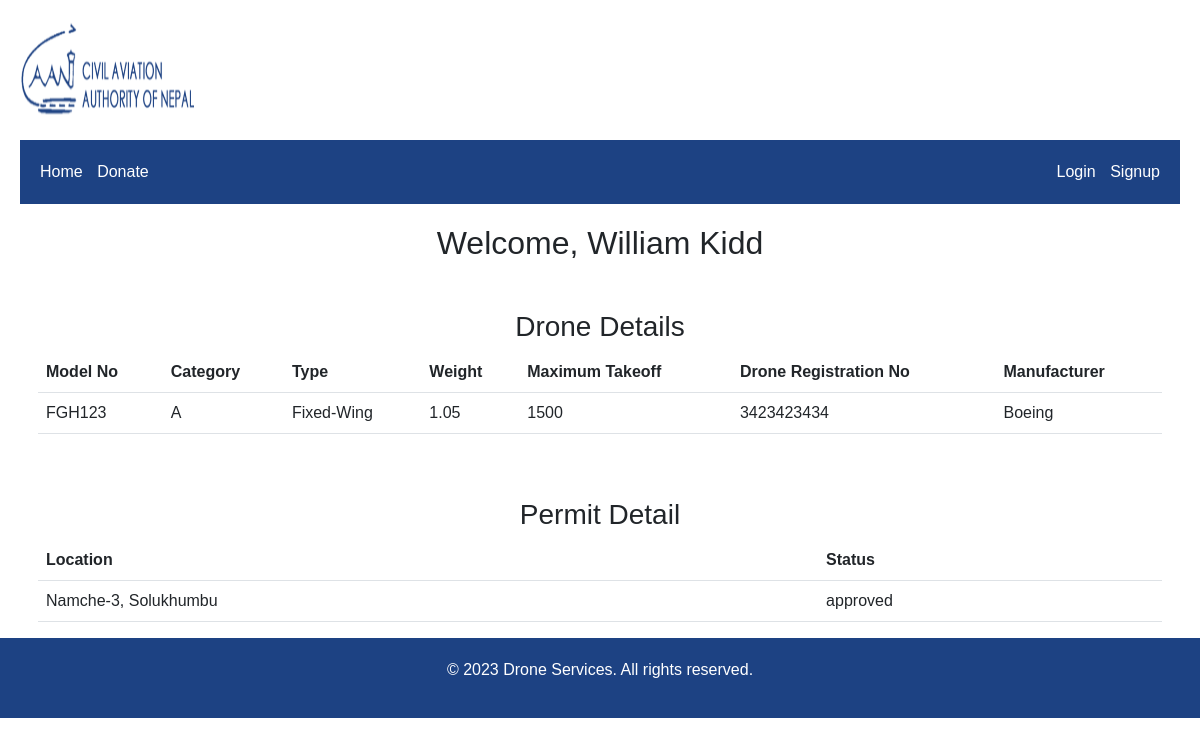
/userprofile/4, run on the app's committed database.
### Main/models.py (models this page shows, shortened)
class Owner(models.Model):
    fname = models.CharField(max_length=30,verbose_name="First Name")
    lname = models.CharField(max_length=30,verbose_name="Last Name")
    email = models.EmailField(max_length=254,unique=True,verbose_name="Email")
    tele_no = models.CharField(max_length=10, unique=True,verbose_name="Phone No.")
    pilot_fname = models.CharField(max_length=30,verbose_name="Pilot First Name")
    pilot_lname = models.CharField(max_length=30,verbose_name="Pilot Last Name")
    pilot_email = models.EmailField(max_length=254,verbose_name="Pilot Email")
    pilot_tele_no = models.CharField(max_length=10,verbose_name="Pilot Phone No.")

class Drone(models.Model):
    CATEGORIES = [
        ("A","A"),("B","B"),("C","C"),("D","D"),
    ]
    TYPES = [
        ('1',"Multi-Rotor"),('2',"Fixed-Wing"),('3',"Single-Rotor"),('4',"Fixed-Wing Hybrid VTOL"),
    ]
    owners = models.ForeignKey(Owner, on_delete=models.CASCADE, related_name='drones', db_column='owners_id', null=True)
    modelno = models.CharField(max_length=30, null=False, blank=False,verbose_name="Model No.")
    category = models.CharField(max_length=1,choices=CATEGORIES,verbose_name="Category")
    types = models.CharField(max_length=10,choices=TYPES,verbose_name="Type")
    weight = models.DecimalField(max_digits=4, decimal_places=2,verbose_name="Weight")
    max_takeoff = models.CharField(max_length=30, null = False , blank = False,verbose_name="Maximum TakeOff")
    manufacturer = models.CharField(max_length=100, verbose_name="Manufacturer Name")
    reg_id = models.CharField(max_length=10, unique=True, null = True, blank = False, verbose_name="Drone Registration No.")

class DronePermit(models.Model):
    STATUS = [
        ('pending', 'Pending'),
        ('approved', 'Approved'),
        ('rejected', 'Rejected'),
    ]
    owner = models.ForeignKey(Owner, on_delete=models.SET_NULL, null=True, related_name= "drone_permits")
    drone = models.ForeignKey(Drone,on_delete=models.SET_NULL,null=True, related_name="owner")
    area = models.ForeignKey(Area,on_delete=models.SET_NULL,null=True)
    date_created = models.DateTimeField(auto_now_add=True, null=True)
    purpose = models.CharField(max_length=255,verbose_name="Purpose of Flight")
    status = models.CharField(max_length=10, choices = STATUS, default='pending')

class Area(models.Model):
    DISTRICTS = [
        ('Achham', 'Achham'), ('Arghakhanchi', 'Arghakhanchi'), ('Baglung', 'Baglung'), ('Baitadi', 'Baitadi'), ('Bajhang', 'Bajhang'),
        ('Bajura', 'Bajura'), ('Banke', 'Banke'), ('Bara', 'Bara'), ('Bardiya', 'Bardiya'), ('Bhaktapur', 'Bhaktapur'),
        ('Bhojpur', 'Bhojpur'), ('Chitwan', 'Chitwan'), ('Dadeldhura', 'Dadeldhura'), ('Dailekh', 'Dailekh'), ('Dang', 'Dang'),
        ('Darchula', 'Darchula'), ('Dhading', 'Dhading'), ('Dhankuta', 'Dhankuta'), ('Dhanusa', 'Dhanusa'), ('Dolakha', 'Dolakha'),
        ('Dolpa', 'Dolpa'), ('Doti', 'Doti'), ('Eastern Rukum', 'Eastern Rukum'), ('Gorkha', 'Gorkha'), ('Gulmi', 'Gulmi'),
        ('Humla', 'Humla'), ('Ilam', 'Ilam'), ('Jajarkot', 'Jajarkot'), ('Jhapa', 'Jhapa'), ('Jumla', 'Jumla'),
        ('Kailali', 'Kailali'), ('Kalikot', 'Kalikot'), ('Kanchanpur', 'Kanchanpur'), ('Kapilvastu', 'Kapilvastu'), ('Kaski', 'Kaski'),
        ('Kathmandu', 'Kathmandu'), ('Kavrepalanchok', 'Kavrepalanchok'), ('Khotang', 'Khotang'), ('Lalitpur', 'Lalitpur'), ('Lamjung', 'Lamjung'),
        ('Mahottari', 'Mahottari'), ('Makwanpur', 'Makwanpur'), ('Manang', 'Manang'), ('Morang', 'Morang'), ('Mugu', 'Mugu'),
        ('Mustang', 'Mustang'), ('Myagdi', 'Myagdi'), ('Nawalpur', 'Nawalpur'), ('Nuwakot', 'Nuwakot'), ('Okhaldhunga', 'Okhaldhunga'),
        ('Palpa', 'Palpa'), ('Panchthar', 'Panchthar'), ('Parbat', 'Parbat'), ('Parsa', 'Parsa'), ('Pyuthan', 'Pyuthan'),
        ('Ramechhap', 'Ramechhap'), ('Rasuwa', 'Rasuwa'), ('Rautahat', 'Rautahat'), ('Rolpa', 'Rolpa'), ('Rukum West', 'Rukum West'),
        ('Rupandehi', 'Rupandehi'), ('Salyan', 'Salyan'), ('Sankhuwasabha', 'Sankhuwasabha'), ('Saptari', 'Saptari'), ('Sarlahi', 'Sarlahi'),
        ('Sindhuli', 'Sindhuli'), ('Sindhupalchok', 'Sindhupalchok'), ('Siraha', 'Siraha'), ('Solukhumbu', 'Solukhumbu'), ('Sunsari', 'Sunsari'),
        ('Surkhet', 'Surkhet'), ('Syangja', 'Syangja'), ('Tanahun', 'Tanahun'), ('Taplejung', 'Taplejung'), ('Terhathum', 'Terhathum'),
        ('Udayapur', 'Udayapur'), ('Western Rukum', 'Western Rukum')
    ]
    district = models.CharField(max_length = 255, choices = DISTRICTS,verbose_name="District")
    municipality = models.CharField(max_length=255,verbose_name="Municipality")
    wardno = models.PositiveIntegerField(null=True,verbose_name="Ward No.")
    areainsqm = models.CharField(max_length=10, null=False, blank=False, verbose_name="Area in Square Meter")

### Main/views.py (the view)
# urls.py: path('userprofile/<int:owner_id>',userprofile, name="userprofile"),
def userprofile(request, owner_id):
    owner = get_object_or_404(Owner, pk = owner_id)
    drones = owner.drones.all()
    context = {
        'owner': owner,
        'drones': drones,
    }
    return render(request, 'profile.html', context)

### templates/profile.html
{% extends 'base.html' %}
{% load static %}
{% block content %}
    <h2 style="text-align: center;">Welcome, {{ owner.fname }} {{ owner.lname }}</h2>
    <div class="container mt-5 px-2">
        <div class="table-responsive">
            {% if owner.drones.all %}
            <table class="table table-responsive">
                <h3 style="text-align: center;">Drone Details</h3>
                {% for drone in owner.drones.all %}
               <thead>
                    <tr class="bg-body-tertiary">
                        <th>Model No</th>
                        <th>Category</th>
                        <th>Type</th>
                        <th>Weight</th>
                        <th>Maximum Takeoff</th>
                        <th>Drone Registration No</th>
                        <th>Manufacturer</th>
                    </tr>
               </thead>
               <tbody>
                <tr>
                    <td>{{ drone.modelno }}</td>
                    <td>{{ drone.get_category_display }}</td>
                    <td>{{ drone.get_types_display }}</td>
                    <td>{{ drone.weight }}</td>
                    <td>{{ drone.max_takeoff }}</td>
                    <td>{{ drone.reg_id }}</td>
                    <td>{{ drone.manufacturer }}</td>
                </tr>
               </tbody>
               {% endfor %}
            </table>
            {% else %}
            <p>No drones found.</p>
            {% endif %}
        </div>
    </div>
    <div class="container mt-5 px-2">
        <div class="table-responsive">
            {% if owner.drone_permits.all %}
            <table class="table table-responsive">
                <h3 style="text-align: center;">Permit Detail</h3>
                {% for permit in owner.drone_permits.all %}
                <thead>
                    <tr class="bg-light">
                        <th>Location</th>
                        <th>Status</th>
                    </tr>
                </thead>
                <tbody>
                    <tr>
                        <td>{{ permit.area.municipality }}-{{ permit.area.wardno }}, {{ permit.area.district }}</td>
                        <td>{{ permit.status }}</td>
                    </tr>
                </tbody>
                {% endfor %}
            </table>
            {% else %}
                <p>No permits found.</p>
                <a href="{% url 'Main:dronepermit' %}">Apply for a Permit</a>
            {% endif %}
        </div>
    </div>
{% endblock %}

### static/css/index.css (style rules this page uses)
body { font-family: Arial, sans-serif; margin: 0; padding: 0; background-size: 3020px; }

### data on the page
Owner: fname "William", lname "Kidd"
Drone: modelno "FGH123", category "A", types "Fixed-Wing", weight "1.05", max_takeoff "1500", reg_id "3423423434", manufacturer "Boeing"
DronePermit: area.municipality "Namche", area.wardno "3", area.district "Solukhumbu", status "approved"
